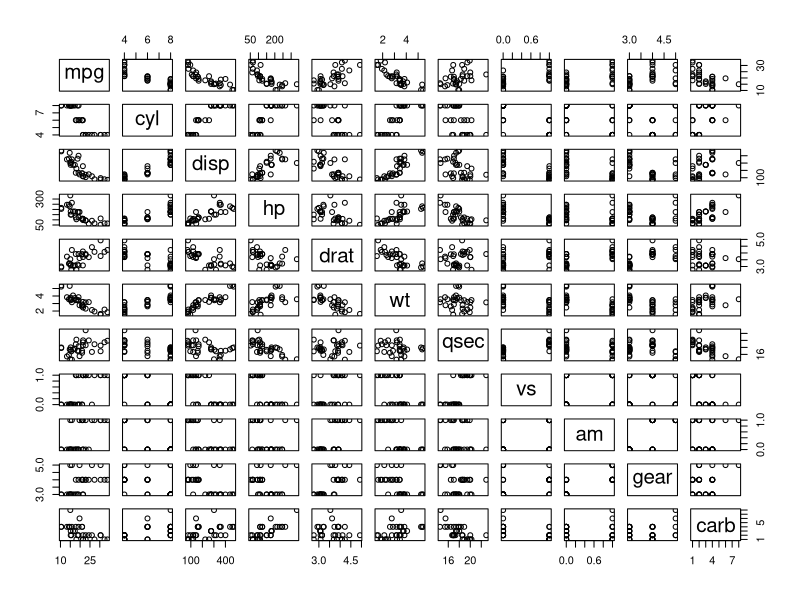
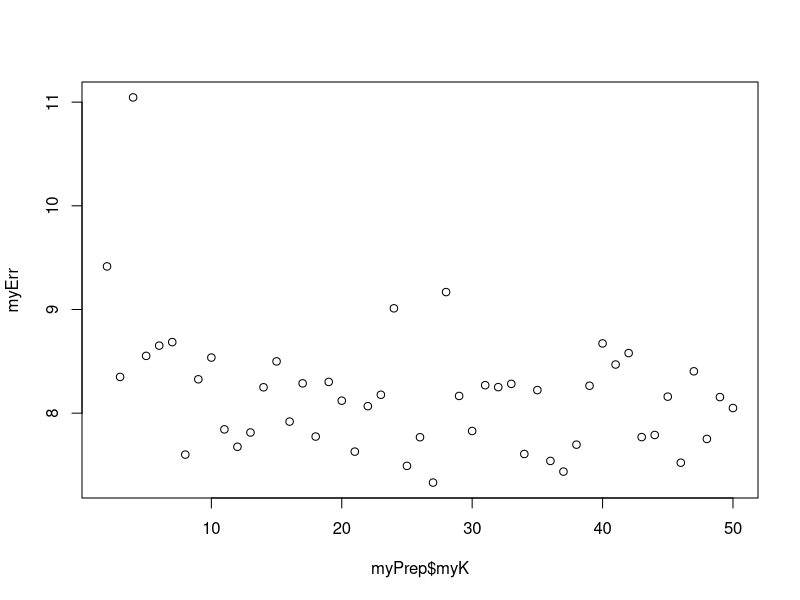

These figures' R source, in order: (Note: this script raises an error after producing the figures.)
library(rpart)
library(parallel)

head(mtcars)
plot(mtcars)

# we are trying to predict mpg
# functionalize CART algorithm

# step 1 : get maximal tree
getMaxTree <- function(data) { # data is supposed to be Y in first column and X in others
    maxTree <- rpart(data[, 1] ~ ., data[, -1], control = rpart.control(minsplit = 2, cp = 0))
    # plot(maxTree)
    # text(maxTree)
    # print(maxTree)
    # print(summary(maxTree))
    getMaxTree <- maxTree
}

# step 2 : get error threshold to be able to selet the best tree
getThreshold <- function(maxTree) {
    myCPtable <- maxTree$cptable
    # myPlotCP <- plotcp(maxTree)
    # we may have several trees with min xerr, take min xstd and then, min nsplit (must be unique in the end)
    myCPtable_sorted <- myCPtable[order(myCPtable[, 4], myCPtable[, 5], myCPtable[, 2]),]
    getThreshold <- myCPtable_sorted[1,4]+myCPtable_sorted[1,5]
}

# get best CP to be able to get the best tree
getBestCP <- function(maxTree, bestThreshold) {
    myCPtable <- maxTree$cptable
    myEligibleCP <- myCPtable[myCPtable[, 4] <= bestThreshold,]
    # if several trees are elegible then sort them out and select the best
    if (is.vector(myEligibleCP) == FALSE) {
        myBestCP <- myEligibleCP[myEligibleCP[, 2] == min(myEligibleCP[, 2]), 1] # must be unique
    }
    # otherwise we are done
    else {
        myBestCP <- myEligibleCP[1] # must be unique
    }
}

getBestTree <- function(data) {
    myMaxTree <- getMaxTree(data)
    myThreshold <- getThreshold(myMaxTree)
    # print("threshold = ")
    # print(myThreshold)
    myBestCP <- getBestCP(myMaxTree, myThreshold)
    # print("best CP =")
    # print(myBestCP)
    myBestTree <- rpart(data[, 1] ~ ., data[, -1], control = rpart.control(minsplit = 2, cp = myBestCP))
    # plot(myBestTree)
    # text(myBestTree)
    # print(myBestTree)
    # print(summary(myBestTree)) 
    getBestTree <- myBestTree
}

# Let us determine the CART tree associated to mtcars
myBestTree <- getBestTree(mtcars)
# unstable : different at each execution

# Let us do bagging and CART to plot error as a funciton of K (number of bootstrap sample)

# split our data without replacement into a leanrning sample and and a testing sample
getSplit <- function(data, ts) {
    # ts = testing sample size
    n <- nrow(data)
    testIndex <- sample(1:n, ts)
    mySplit <- list(learn = data[-testIndex,], test = data[testIndex,])
}

# create a bootstrap sample with replacement of size bs
getBootstrap <- function(data, bs) { # bs = bagsize
    len <- nrow (data)
    myRows <- sample(1:len, len, replace = TRUE)
    getBootstrap <- data[myRows,]
}

# from splited data, get error of prediction with a bagging of K bootstrap samples of size bs computed on a test sample of size ts 
getPoint <- function(learnData, testData, K, ts, bs) { # ts = test size, bs = bootstrap sample size
    # get K predictions of K boostrap samples of size bs from data (first column of test is real Y values)
    myKpredict <- replicate(K, predict(getBestTree(getBootstrap(learnData, bs)), newdata = testData[-1]))
    # get prediction out of K predictions
    myBagPredict <- rowMeans(myKpredict)
    # get norm 2 error between predicition and real value
    getPoint <- norm(myBagPredict - testData[1], type = "2")
}

# prepare split for our test with bagging going from 2 to Kmax
prepareCompute <- function(Kmax) {
    mySplit <- getSplit(mtcars, 10)
    myLearn <- mySplit$learn
    myTest <- mySplit$test
    myK <- 2:Kmax
    myPrep <- list(myLearn, myTest, myK)
    names(myPrep) <- list ("myLearn", "myTest", "myK")
    return (myPrep)
}

# process our test and plot error vs K without parrallelization
simpleCompute <- function(Kmax) {
    myPrep <- prepareCompute(Kmax)
    myErr <- lapply(myPrep$myK, function(x) { return(getPoint(myPrep$myLearn, myPrep$myTest, x, 10, nrow(mtcars))) })
    plot(myPrep$myK, myErr)
    return(as.vector(myErr))
}

# process our test and plot error vs K with as many threads as the number of cores of the machine
parCompute <- function(Kmax) {
    myPrep <- prepareCompute(Kmax)
    myLearn <- myPrep$myLearn
    myTest <- myPrep$myTest
    myK <- myPrep$myK

    # create a cluster
    numCores <- detectCores()
    cl <- makeCluster(numCores)
    # export useful objects in the cluster
    clusterExport(cl, list("getMaxTree", "getThreshold", "getBestTree", "getBestCP", "getBootstrap", "getPoint", "myLearn", "myTest", "myK"))
    # parallelize sapply
    myErr <- parSapply(cl, myPrep$myK, FUN = function(x) { return(getPoint(myPrep$myLearn, myPrep$myTest, x, 10, nrow(mtcars))) }, simplify = simplify)
    # close the cluster
    stopCluster(cl)

    plot(myPrep$myK, myErr)
    return(as.vector(myErr))
}

system.time(simpleCompute(50))
system.time(parCompute(50))

system.time(simpleCompute(100))
system.time(parCompute(100))

system.time(simpleCompute(200))
system.time(parCompute(200))

# system.time(simpleCompute(500))
system.time(parCompute(500))
